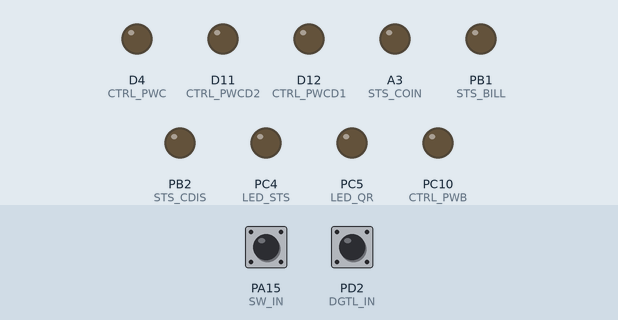
This program was run on a simulated STM32 Nucleo. Shown: output pins drawn as LEDs (lit = HIGH). The inputs (shaded band) are chosen by the test bench; at power-on: PA15 (SW_IN) HIGH, PD2 (DGTL_IN) HIGH.

Above: at 0.0 s.
At 0.6 s:
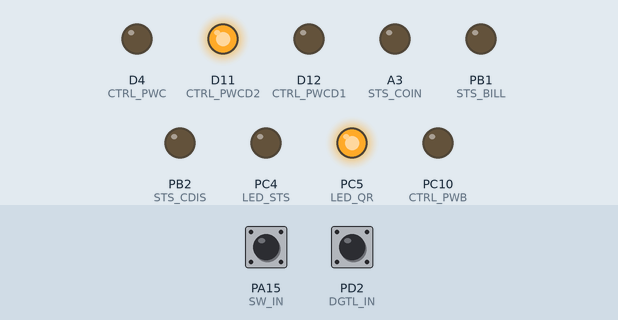
Timing chart, 0 to 2.1 s (numbered marks = the images above):
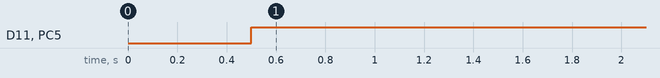

Measured:
- by itself, D11 (CTRL_PWCD2), PC5 (LED_QR): LOW → HIGH at 0.50 s

The program:

main.cpp
```cpp
#include <Arduino.h>
#include <SoftwareSerial.h>
SoftwareSerial mySerial(PC12, PC11);  // RX, TX (BV20)
SoftwareSerial mySerial2(PB4, PB3);   // RX, TX (UCAE)
#define LED_STS     PC4
#define CTRL_PWB    PC10        // PW Bill(BV20)
#define CTRL_PWC    PB5         // PW Coin(UCAE)
#define CTRL_PWCD1  PA6         // PW Coin Dispensor(Mini Hopper1)
#define CTRL_PWCD2  PA7         // PW Coin Dispensor(Mini Hopper2)
#define LED_QR      PC5
#define STS_COIN    PB0
#define STS_BILL    PB1
#define STS_CDIS    PB2
#define NBM_RST     PA12
#define NBP_RST     PA8
#define SW_IN       PA15        //Setting Switch
#define DGTL_IN     PD2         // Prox Sensor

int buttonState = 0;
int buttonState2 = 0;
int incomingByte = 0;


void setup() {

  Serial1.begin(9600);    // NB-IoT
  Serial2.begin(9600);    // Mini HOPPER1
  Serial3.begin(9600);    // Debug
  Serial4.begin(9600);    // Mini HOPPER2
  // Software Serial
  mySerial.begin(9600);   // Bill Acceptor
  mySerial2.begin(9600);  // Coin Acceptor

  pinMode(SW_IN,INPUT);
  pinMode(DGTL_IN,INPUT);
  pinMode(LED_STS,OUTPUT);
  pinMode(CTRL_PWB,OUTPUT);
  pinMode(CTRL_PWC,OUTPUT);
  pinMode(CTRL_PWCD1,OUTPUT);
  pinMode(CTRL_PWCD2,OUTPUT);
  pinMode(LED_QR,OUTPUT);
  pinMode(STS_COIN,OUTPUT);
  pinMode(STS_BILL,OUTPUT);
  pinMode(STS_CDIS,OUTPUT);
  pinMode(NBM_RST,OUTPUT);
  pinMode(NBP_RST,OUTPUT);

  delay(500);
  Serial1.println("NB-iot_Initial");
  Serial2.println("Hopper1_Initial");
  Serial3.println("DBG_Initial");
  Serial4.println("Hopper2_Initial");
  mySerial.println("BV20_Initial");
  mySerial2.println("UCAE_Initial");


}

void loop() {
  buttonState = digitalRead(SW_IN);
  buttonState2 = digitalRead(DGTL_IN);
  digitalWrite(CTRL_PWCD2,HIGH);
  digitalWrite(LED_QR,HIGH);
  if (Serial2.available() > 0) {
    // read the incoming byte:
    incomingByte = Serial2.read();

    // say what you got:
    Serial1.print("I received2: ");
    Serial1.println(incomingByte);
  }
  if (Serial3.available() > 0) {
    // read the incoming byte:
    incomingByte = Serial3.read();

    // say what you got:
    Serial1.print("I received3: ");
    Serial1.println(incomingByte);
  }
  if (Serial4.available() > 0) {
    // read the incoming byte:
    incomingByte = Serial4.read();

    // say what you got:
    Serial1.print("I received4: ");
    Serial1.println(incomingByte);
  }

  if (buttonState == LOW) {
    Serial1.println("Setting true");
    Serial2.println("Setting true");
    Serial3.println("Setting true");
    Serial4.println("Setting true");

  }
  else if(buttonState2 == LOW) {
    Serial1.println("ProxSen true");
    Serial2.println("ProxSen true");
    Serial3.println("ProxSen true");
    Serial4.println("ProxSen true");

  }


}
```
